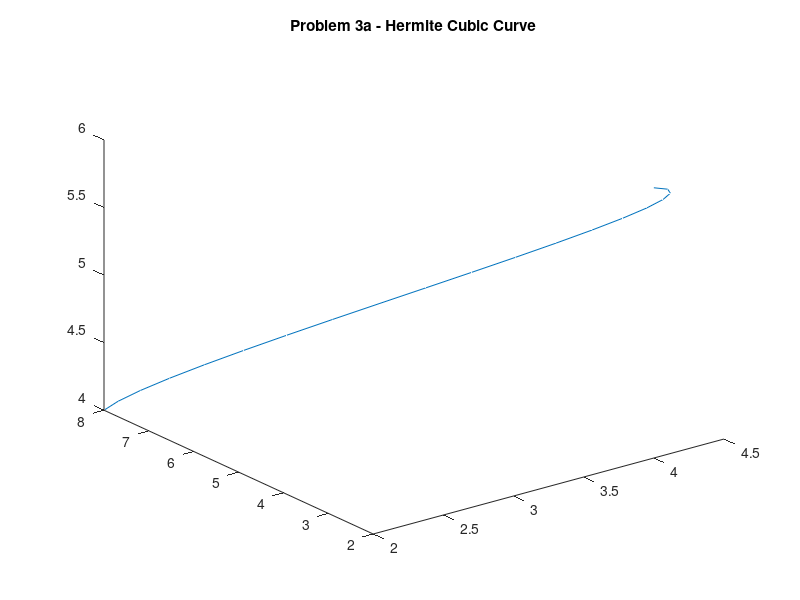
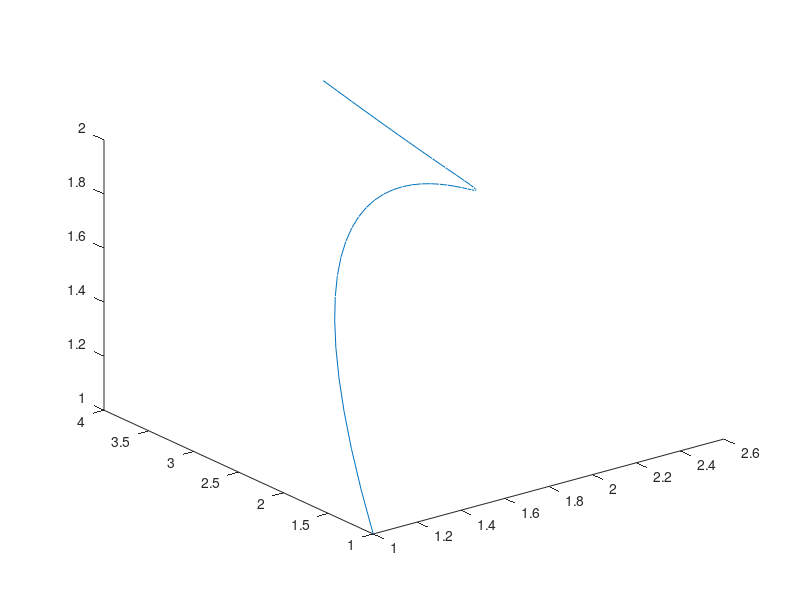
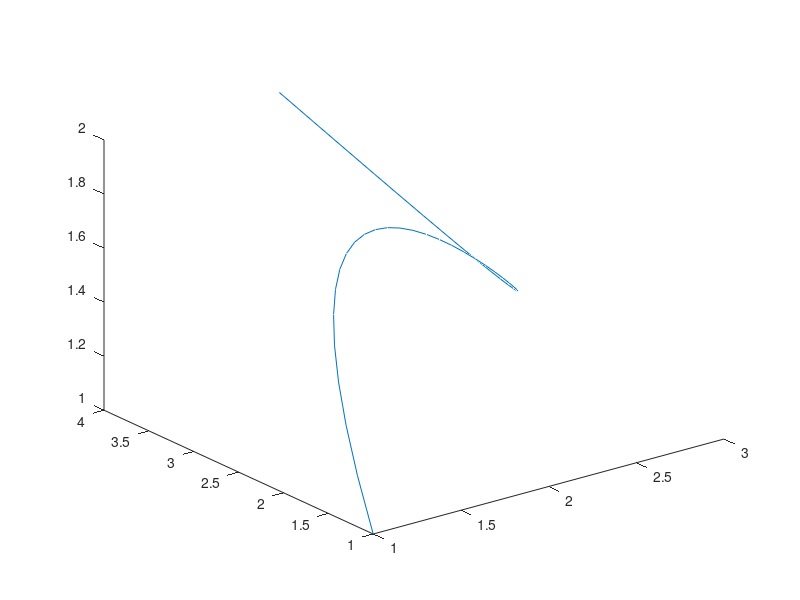
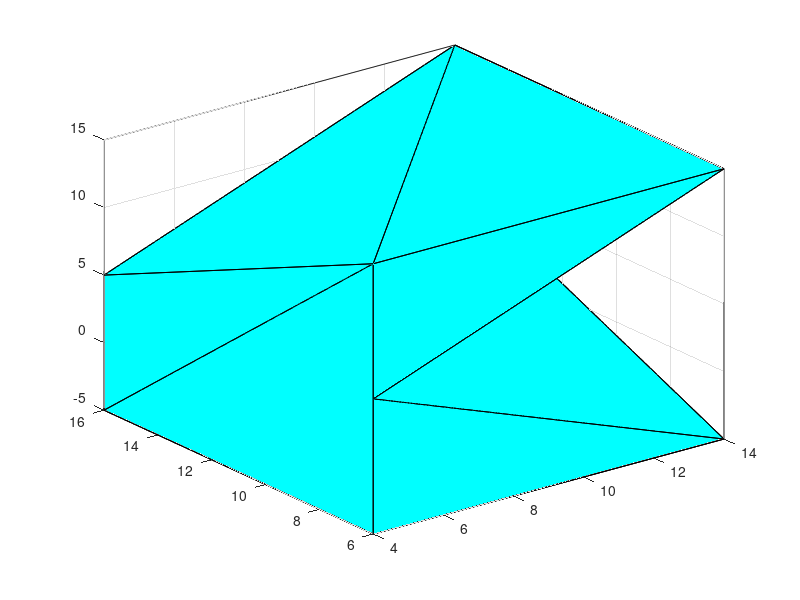

MATLAB code for these plots, in order: (Note: this script raises an error after producing the figures.)
%% Computational Methods in Additive Manufacturing - Assignment 2
% Tyler Estes (estests@mail.uc.edu)
% Utkarsh Wani (wanius@mail.uc.edu)

%% Problem 3 
clc, clear all, close all

P1 = [4, 2, 6];
M1 = [3, 1, -1];
P2 = [2, 8, 4];
M2 = [-1, 1, -1];

MsubH = [2, -2, 1, 1;
    -3, 3, -2, -1;
    0, 0, 1, 0;
    1, 0, 0, 0];
MsubHsupU = [0, 0, 0, 0;
    6, -6, 3, 3;
    -6, 6, -4, -2;
    0, 0, 1, 0];
B = [P1; P2; M1; M2];

% plotting
uStart = 0;
uStop = 1;
step = .05;
n = uStop/step;
P = zeros(n, 3);
u = linspace(uStart, uStop, n);
for n = 1:length(u)
    uVec = [u(n)^3, u(n)^2, u(n), 1];
    P(n, :) = uVec*MsubH*B;
end
plot3(P(:, 1), P(:, 2), P(:, 3))
title('Problem 3a - Hermite Cubic Curve')

% tan vector & unit tan vector
u = .6;
uVec = [u^3, u^2, u, 1];
PsupU = uVec*MsubHsupU*B;
PsupUNorm = PsupU./norm(PsupU);
fprintf('Problem 3a - Tangent Vector = [%.2f, %.2f, %.2f], Unit Tangent Vector = [%.2f, %.2f, %.2f]\n', PsupU(1), PsupU(2), PsupU(3), PsupUNorm(1), PsupUNorm(2), PsupUNorm(3))

%% Problem 4

clc, clear all, close all
B= [ 1 1 1 ;1 3 3; 3 2 1; 2 4 2];
M_H=[-1 3 -3 1; 3 -6 3 0; -3 3 0 0; 1 0 0 0];
% u= [0 0.5 0.75 1]
% U= [u^3 u^2 u 1];

% P(u)= U*M_H*B;

u= 0:0.025:1;
uvec= [u.^3; u.^2; u; ones(1, length(u))]';

 P= uvec*M_H*B;
figure()
plot3(P(:, 1), P(:, 2), P(:, 3))

B1= [ 1 1 1 ;1 3 3; 3 2 1; 3 2 1; 2 4 2];
M_H=[-1 3 -3 1; 3 -6 3 0; -3 3 0 0; 1 0 0 0];
Msub_H= [1 -4 6 -4 1; -4 12 -12 4 0; 6 -12 6 0 0; -4 4 0 0 0; 1 0 0 0 0];
uvec1= [ u.^4; u.^3; u.^2; u; ones(1, length(u))]';

P1= uvec1*Msub_H*B1
figure()
plot3(P1(:, 1), P1(:, 2), P1(:, 3))

B2= [ 1 1 1 ;0 5 -2; 3 2 1; 3 2 1; 2 4 2];


%% Problem 5

clc, clear all, close all
v = [4, 6, -5; %
    14, 6, -5;
    4, 16, -5;
    4, 6, 5; %
    14, 16, 5;
    4, 16, 5;
    4, 6, 15; %
    14, 6, 15;
    14, 16, 15];

% face 7, 6, 3, 1, 4 -> face 7, 6, 3 + face 7, 3, 1 + face 7, 1, 4
% face 3, 6, 9, 5 -> face 3, 6, 9 + 3, 9, 5
f = [1, 3, 2;
    1, 2, 4;
    2, 3, 5;
    7, 6, 3;
    7, 3, 1;
    7, 1, 4;
    2, 5, 4;
    3, 6, 9;
    3, 9, 5;
    4, 5, 8;
    4, 8, 7;
    5, 9, 8;
    6, 7, 9;
    7, 8, 9];

figure()
h = patch('vertices', v, 'faces', f, 'facecolor', 'c')
grid; box;
view(3)


% total_vol = 0;
% for n = 1:length(f)
%     vol = volumeFromNormalAndFace(v( f(n, :), :))
%     total_vol = total_vol + vol;
% end
% total_vol = total_vol*1/6

v(4, :) - v(7, :)
v1 = v(1, :)
v4 = v(4, :)
v7 = v(7, :)
volumeFromNormalAndFace([v1; v4; v7])

